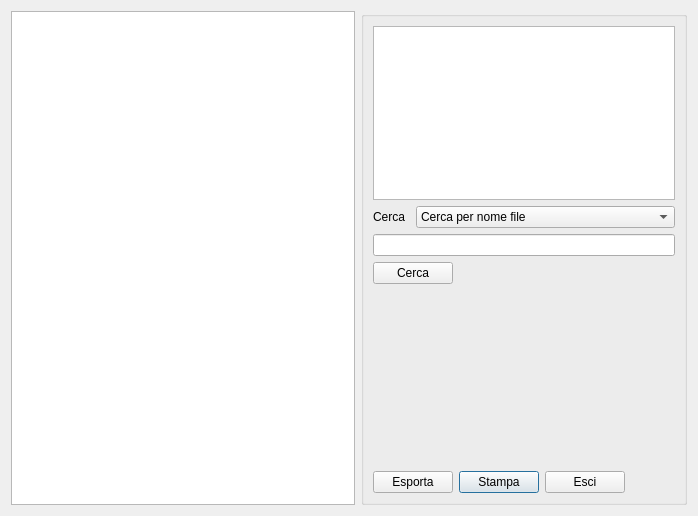
<?xml version="1.0" encoding="UTF-8"?>
<ui version="4.0">
 <class>lista_invio_mail</class>
 <widget class="QDialog" name="lista_invio_mail">
  <property name="geometry">
   <rect>
    <x>0</x>
    <y>0</y>
    <width>698</width>
    <height>516</height>
   </rect>
  </property>
  <layout class="QGridLayout" name="gridLayout_2">
   <item row="0" column="1">
    <widget class="QGroupBox" name="groupBox">
     <property name="sizePolicy">
      <sizepolicy hsizetype="Fixed" vsizetype="Preferred">
       <horstretch>0</horstretch>
       <verstretch>0</verstretch>
      </sizepolicy>
     </property>
     <property name="minimumSize">
      <size>
       <width>326</width>
       <height>0</height>
      </size>
     </property>
     <property name="maximumSize">
      <size>
       <width>326</width>
       <height>16777215</height>
      </size>
     </property>
     <property name="sizeIncrement">
      <size>
       <width>326</width>
       <height>0</height>
      </size>
     </property>
     <property name="baseSize">
      <size>
       <width>326</width>
       <height>0</height>
      </size>
     </property>
     <property name="title">
      <string/>
     </property>
     <layout class="QGridLayout" name="gridLayout">
      <item row="5" column="2">
       <widget class="QPushButton" name="stampa_pdf">
        <property name="text">
         <string>Stampa</string>
        </property>
        <property name="icon">
         <iconset resource="../fabaria.qrc">
          <normaloff>:/images/document-print.png</normaloff>:/images/document-print.png</iconset>
        </property>
       </widget>
      </item>
      <item row="4" column="3">
       <spacer name="verticalSpacer">
        <property name="orientation">
         <enum>Qt::Vertical</enum>
        </property>
        <property name="sizeHint" stdset="0">
         <size>
          <width>20</width>
          <height>199</height>
         </size>
        </property>
       </spacer>
      </item>
      <item row="5" column="3">
       <widget class="QPushButton" name="esci">
        <property name="sizePolicy">
         <sizepolicy hsizetype="Fixed" vsizetype="Fixed">
          <horstretch>0</horstretch>
          <verstretch>0</verstretch>
         </sizepolicy>
        </property>
        <property name="text">
         <string>Esci</string>
        </property>
        <property name="icon">
         <iconset resource="../fabaria.qrc">
          <normaloff>:/images/dialog-close.png</normaloff>:/images/dialog-close.png</iconset>
        </property>
       </widget>
      </item>
      <item row="1" column="0">
       <widget class="QLabel" name="label">
        <property name="text">
         <string>Cerca</string>
        </property>
       </widget>
      </item>
      <item row="3" column="0" colspan="2">
       <widget class="QPushButton" name="find_email">
        <property name="sizePolicy">
         <sizepolicy hsizetype="Fixed" vsizetype="Fixed">
          <horstretch>0</horstretch>
          <verstretch>0</verstretch>
         </sizepolicy>
        </property>
        <property name="text">
         <string>Cerca</string>
        </property>
        <property name="icon">
         <iconset resource="../fabaria.qrc">
          <normaloff>:/images/edit-find.png</normaloff>:/images/edit-find.png</iconset>
        </property>
       </widget>
      </item>
      <item row="5" column="0" colspan="2">
       <widget class="QPushButton" name="esporta">
        <property name="sizePolicy">
         <sizepolicy hsizetype="Fixed" vsizetype="Fixed">
          <horstretch>0</horstretch>
          <verstretch>0</verstretch>
         </sizepolicy>
        </property>
        <property name="text">
         <string>Esporta</string>
        </property>
        <property name="icon">
         <iconset resource="../fabaria.qrc">
          <normaloff>:/images/transform.png</normaloff>:/images/transform.png</iconset>
        </property>
       </widget>
      </item>
      <item row="5" column="4">
       <spacer name="horizontalSpacer_2">
        <property name="orientation">
         <enum>Qt::Horizontal</enum>
        </property>
        <property name="sizeHint" stdset="0">
         <size>
          <width>40</width>
          <height>20</height>
         </size>
        </property>
       </spacer>
      </item>
      <item row="0" column="0" colspan="5">
       <widget class="QTextEdit" name="editor">
        <property name="readOnly">
         <bool>true</bool>
        </property>
       </widget>
      </item>
      <item row="1" column="1" colspan="4">
       <widget class="QComboBox" name="combo_cerca">
        <item>
         <property name="text">
          <string>Cerca per nome file</string>
         </property>
        </item>
        <item>
         <property name="text">
          <string>Cerca per clienti o fornitori</string>
         </property>
        </item>
        <item>
         <property name="text">
          <string>Cerca per data</string>
         </property>
        </item>
       </widget>
      </item>
      <item row="3" column="2" colspan="3">
       <spacer name="horizontalSpacer">
        <property name="orientation">
         <enum>Qt::Horizontal</enum>
        </property>
        <property name="sizeHint" stdset="0">
         <size>
          <width>40</width>
          <height>20</height>
         </size>
        </property>
       </spacer>
      </item>
      <item row="2" column="0" colspan="5">
       <widget class="QLineEdit" name="cerca_txt"/>
      </item>
     </layout>
    </widget>
   </item>
   <item row="0" column="0">
    <widget class="QTableView" name="tableView">
     <attribute name="verticalHeaderDefaultSectionSize">
      <number>15</number>
     </attribute>
    </widget>
   </item>
  </layout>
 </widget>
 <tabstops>
  <tabstop>combo_cerca</tabstop>
  <tabstop>cerca_txt</tabstop>
  <tabstop>find_email</tabstop>
  <tabstop>esporta</tabstop>
  <tabstop>stampa_pdf</tabstop>
  <tabstop>esci</tabstop>
  <tabstop>editor</tabstop>
  <tabstop>tableView</tabstop>
 </tabstops>
 <resources>
  <include location="../fabaria.qrc"/>
 </resources>
 <connections/>
</ui>
